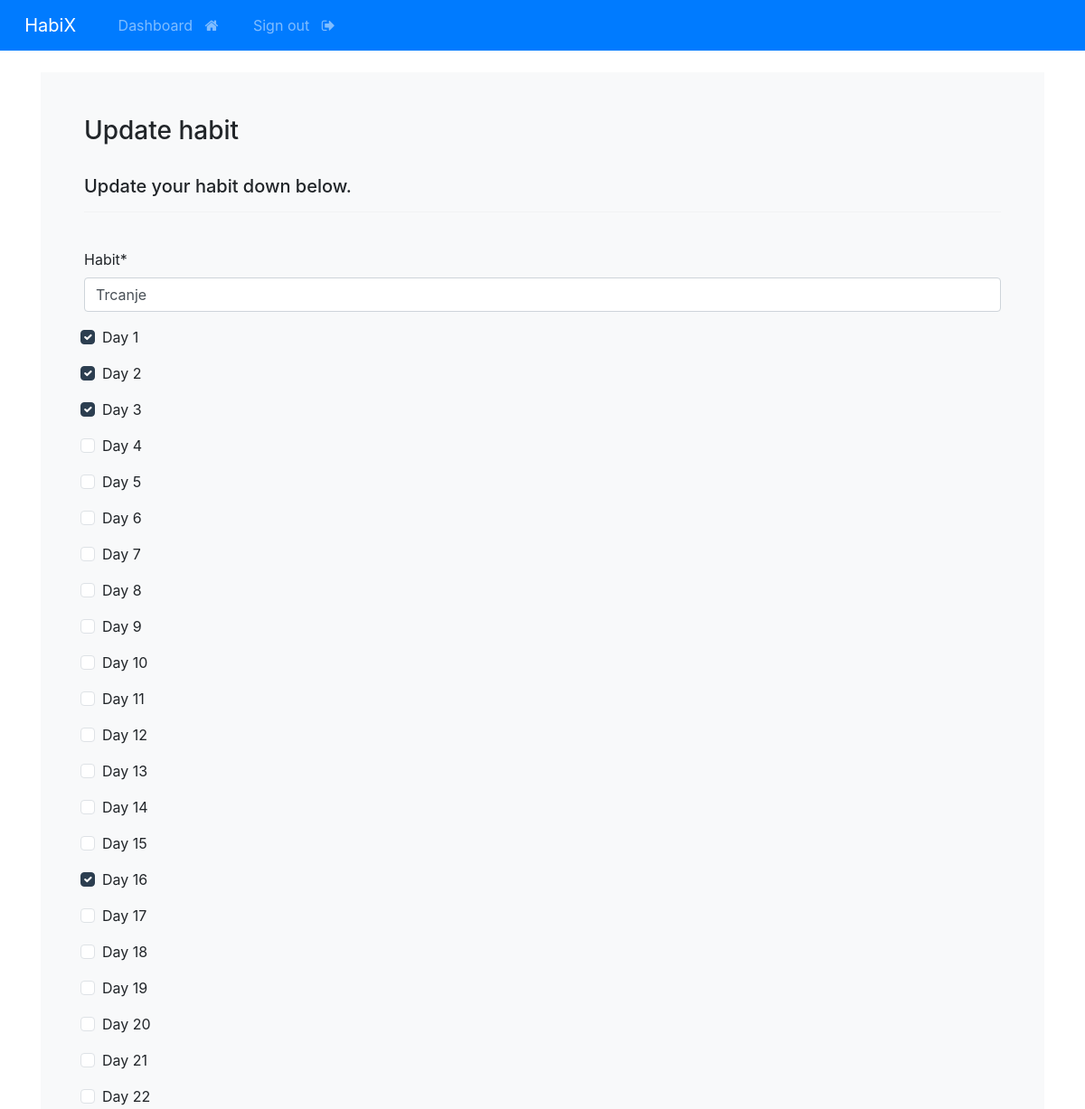
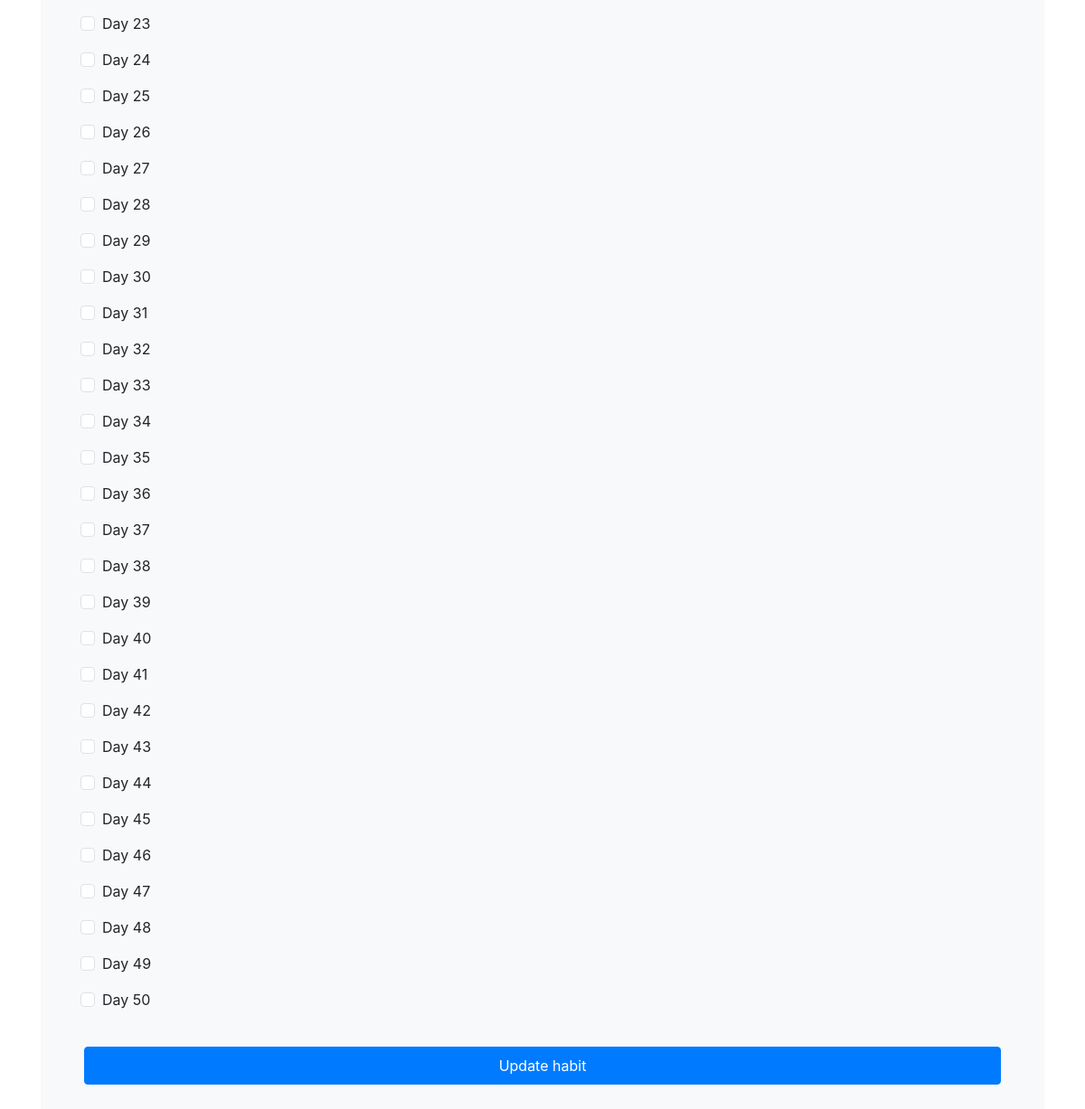
Screenshot of /update-habit/3 (signed in) with the database file from the repository (2 pictures, top to bottom).
### main/models.py (models this page shows, shortened)
class Habit(models.Model):
    habit = models.CharField(max_length=200)
    created = models.DateTimeField(auto_now_add=True)
    day_1 = models.BooleanField(default=False)
    day_2 = models.BooleanField(default=False)
    day_3 = models.BooleanField(default=False)
    day_4 = models.BooleanField(default=False)
    day_5 = models.BooleanField(default=False)
    day_6 = models.BooleanField(default=False)
    day_7 = models.BooleanField(default=False)
    day_8 = models.BooleanField(default=False)
    day_9 = models.BooleanField(default=False)
    day_10 = models.BooleanField(default=False)
    day_11 = models.BooleanField(default=False)
    day_12 = models.BooleanField(default=False)
    day_13 = models.BooleanField(default=False)
    day_14 = models.BooleanField(default=False)
    day_15 = models.BooleanField(default=False)
    day_16 = models.BooleanField(default=False)
    day_17 = models.BooleanField(default=False)
    day_18 = models.BooleanField(default=False)
    day_19 = models.BooleanField(default=False)
    day_20 = models.BooleanField(default=False)
    day_21 = models.BooleanField(default=False)
    day_22 = models.BooleanField(default=False)
    day_23 = models.BooleanField(default=False)
    day_24 = models.BooleanField(default=False)
    day_25 = models.BooleanField(default=False)
    day_26 = models.BooleanField(default=False)
    day_27 = models.BooleanField(default=False)
    day_28 = models.BooleanField(default=False)
    day_29 = models.BooleanField(default=False)
    day_30 = models.BooleanField(default=False)
    day_31 = models.BooleanField(default=False)
    day_32 = models.BooleanField(default=False)
    day_33 = models.BooleanField(default=False)
    day_34 = models.BooleanField(default=False)
    day_35 = models.BooleanField(default=False)
    day_36 = models.BooleanField(default=False)
    day_37 = models.BooleanField(default=False)
    day_38 = models.BooleanField(default=False)
    day_39 = models.BooleanField(default=False)
    day_40 = models.BooleanField(default=False)
    day_41 = models.BooleanField(default=False)
    day_42 = models.BooleanField(default=False)
    day_43 = models.BooleanField(default=False)
    day_44 = models.BooleanField(default=False)
    day_45 = models.BooleanField(default=False)
    day_46 = models.BooleanField(default=False)
    day_47 = models.BooleanField(default=False)
    day_48 = models.BooleanField(default=False)
    day_49 = models.BooleanField(default=False)
    day_50 = models.BooleanField(default=False)

### main/views.py (the view)
# urls.py: path('update-habit/<int:pk>', views.update_habit, name='update-habit'),
@login_required(login_url='my-login')
def update_habit(request, pk):
    habit = Habit.objects.get(id=pk)
    form = UpdateHabitForm(instance=habit)
    if request.method == "POST":
        form = UpdateHabitForm(request.POST, instance=habit)
        if form.is_valid():
            form.save()
            messages.info(request, "Habit updated successfully!")
            return redirect(f'/habit/{pk}')
    return render(request, 'main/update-habit.html', {'form':form})

### main/forms.py
class UpdateHabitForm(forms.ModelForm):
    class Meta:
        model=Habit
        fields = ['habit'] + [f'day_{i}' for i in range(1, 51)]

### main/templates/main/update-habit.html (shortened to what this page needs)
{% extends 'main/base.html' %}
{% load crispy_forms_tags %}
{% block content %}
<body>
    <div class="container bg-light shadow-md p-5 form-layout">
        <h3> Update habit </h3>
	<br>
	<h5> Update your habit down below. </h5>
	<hr>
	<br>
	<form method="POST" autocomplete="off">
        {{ form|crispy }}
	    <br>
	    <button class="btn btn-primary w-100 btn-block p-2" type="submit"> Update habit </a>
	</form>
    </div>
</body>
{% endblock %}

### rows the page displays
Habit: habit "Trcanje", day_1 "☑", day_2 "☑", day_3 "☑", day_16 "☑"
